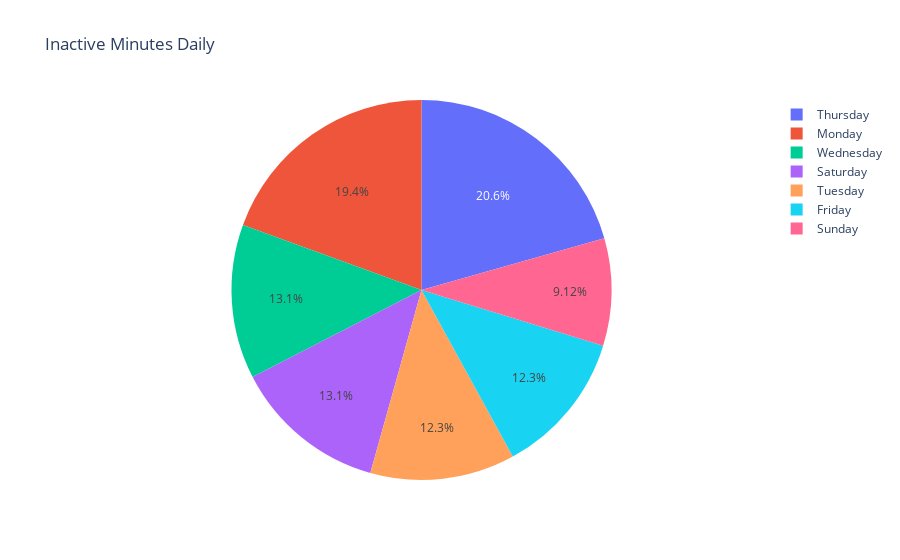

The code cell stored with this chart in its notebook:
### Code cell
fig = go.Figure( data = [go.Pie(labels = days_count.index, values = df.SedentaryMinutes)])
fig.update_layout(title_text='Inactive Minutes Daily')
fig.show()

### Figure 1 — Plotly figure (JSON) as saved in the notebook; plotly's stock layout.template omitted (floating-point values rounded to 4 significant figures; data arrays with more than 128 entries replaced by an {"elided": "..."} marker saying what was removed)
{"data": [{"labels": ["Tuesday", "Wednesday", "Thursday", "Friday", "Saturday", "Sunday", "Monday"], "type": "pie", "values": {"elided": "940 int values"}}], "layout": {"title": {"text": "Inactive Minutes Daily"}}}
